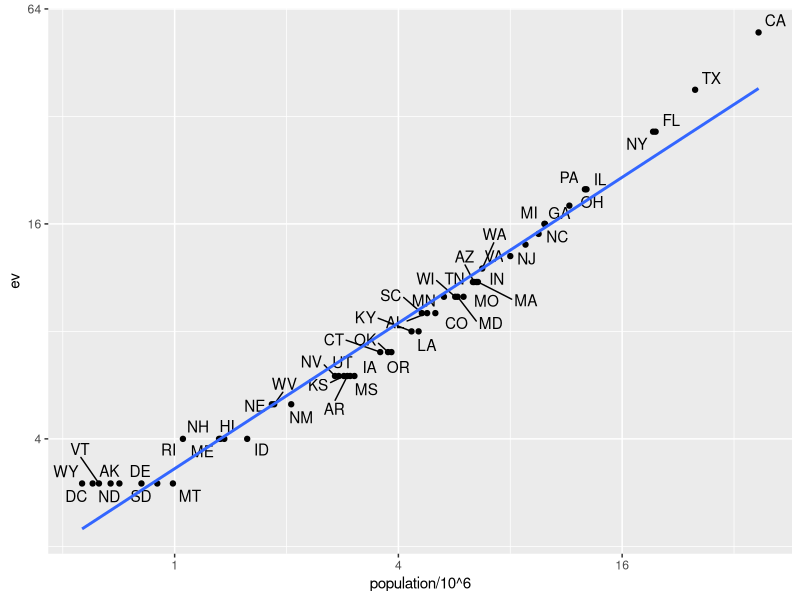

This chart was generated by the following R code:
library(tidyverse)
library(dslabs)
library(ggrepel)
library(dplyr)
data("murders")
head(murders)
cat("\014")

data("polls_us_election_2016")
head(results_us_election_2016)

identical(results_us_election_2016$state, murders$state)


#---------------------------------------------------------------------------------------------------------------------
# left join 

tab <- left_join(murders, results_us_election_2016, by = "state") %>% select(-others) %>% rename(ev = electoral_votes)
cat("\014")
head(tab)
cat("\014")

tab %>% ggplot(aes(population/10^6, ev, label = abb)) + geom_point() + geom_text_repel(max.overlaps = 25) + scale_x_continuous(trans = "log2") + scale_y_continuous(trans = "log2") + geom_smooth(method = "lm", se = FALSE)
  
cat("\14")
tab1 <- slice(murders, 1:6) %>% select(state, population)
tab2 <- results_us_election_2016 %>% filter(state %in% c("Alabama", "Alaska", "Arizona", "California", "Connecticut", "Delaware")) %>% select(state, electoral_votes) %>% rename(ev = electoral_votes)

cat("\14")
tab1
tab2

left_join(tab1, tab2, by = "state")
# table with same rows as the first (tab1)
# Suppose we want a table like tab_1, but adding electoral votes to whatever states we have available. For this, we use left_join with tab_1 as the first argument. We specify which column to use to match with the by argument.
# NA s are added to the two states not appearing in tab2


#---------------------------------------------------------------------------------------------------------------------
# right join

tab1 %>% right_join(tab2, by = "state")
# table with same rows as the second (tab2)
# If instead of a table with the same rows as first table, we want one with the same rows as second table, we can use right_join


#---------------------------------------------------------------------------------------------------------------------
# inner join

inner_join(tab1, tab2, by = "state")
# If we want to keep only the rows that have information in both tables, we use inner_join. You can think of this as an intersection


#---------------------------------------------------------------------------------------------------------------------
# full join

full_join(tab1, tab2, by = "state")
# If we want to keep all the rows and fill the missing parts with NAs, we can use full_join. You can think of this as a union


#---------------------------------------------------------------------------------------------------------------------
# semi join

semi_join(tab1, tab2, by = "state")
# The semi_join function lets us keep the part of first table for which we have information in the second. It does not add the columns of the second


#---------------------------------------------------------------------------------------------------------------------
# anti join

anti_join(tab1, tab2, by = "state")
# The function anti_join is the opposite of semi_join. It keeps the elements of the first table for which there is no information in the second
